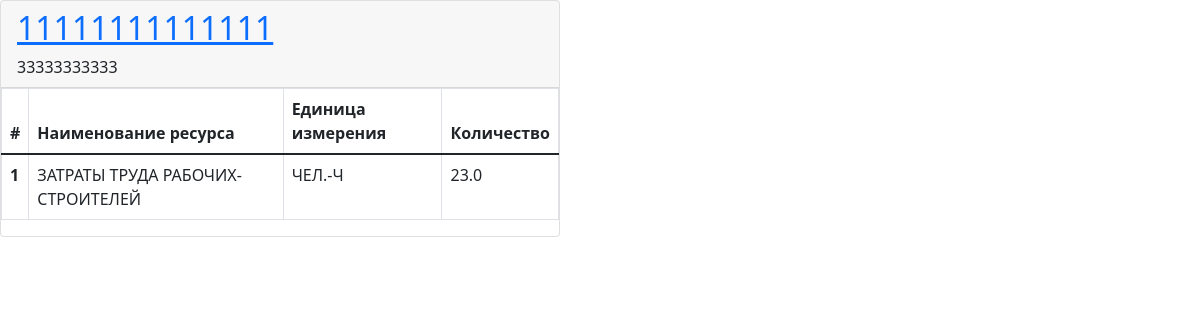
The app's page /11111111111111 with its own data.
### APIBase/models.py (models this page shows, shortened)
class Standard(models.Model):
    searchCode = models.CharField(max_length=20, unique=True, verbose_name='Шифр поисковый (уникальный)')
    originalCipherFromDocument = models.CharField(max_length=128, verbose_name='Оригинальный шифр с документа')
    name = models.CharField(max_length=255, verbose_name='Наименование')
    unit = models.CharField(max_length=64, verbose_name='Единица измерения')
    def get_absolute_url(self):
        return reverse('get_standard', kwargs={'searchCode': self.searchCode})

class ResourceRequirement(models.Model):
    standard = models.ForeignKey('Standard', null=True, blank=True, on_delete=models.CASCADE, related_name='must')
    expenditure = models.ForeignKey('Resources', null=True, blank=True, on_delete=models.CASCADE)
    consumptionRate = models.FloatField(verbose_name='Норма расхода ')
    def __str__(self):
        return f"{self.expenditure}"

class Resources(models.Model):
    code = models.IntegerField(verbose_name='Код')
    resourceName = models.CharField(max_length=255, verbose_name='Наименование ресурса (полное)')
    unit = models.ForeignKey('Unit', null=True, blank=True, on_delete=models.CASCADE, verbose_name='Единица измерения')
    def __str__(self):
        return f"{self.resourceName}"

class Unit(models.Model):
    name = models.CharField(max_length=255, verbose_name='Единица измерения')
    denominator = models.IntegerField(verbose_name='Делитель')
    def __str__(self):
        return f"{self.name}"

### APIBase/views.py (the view)
# urls.py: path('<str:searchCode>', get_standard, name='get_standard'),
def get_standard(response, searchCode):
    res = Standard.objects.filter(searchCode=searchCode)
    return render(response, 'APIBase/full_item.html', {'res': res})

### templates/APIBase/full_item.html (shortened to what this page needs)
<!DOCTYPE html>
<html lang="en">
<head>
    <link href="https://cdn.jsdelivr.net/npm/bootstrap@5.1.3/dist/css/bootstrap.min.css" rel="stylesheet"
>
</head>
<body>
<div class="col-md-9">
    <div class="card" style="width: 35rem;">
        {% for d in res %}
            <div class="card-header">
                <h2><a href="{{ d.get_absolute_url }}">{{ d.searchCode }}</a></h2> {{ d.name }}
            </div>
            <table class="table table-bordered">
                <thead>
                <tr>
                    <th scope="col">#</th>
                    <th scope="col">Наименование ресурса</th>
                    <th scope="col">Единица измерения</th>
                    <th scope="col">Количество</th>
                </tr>
                </thead>
                <tbody>
                {% for r in d.must.all %}
                    <tr>
                        <th scope="row">{{ forloop.counter }}</th>
                        <td>{{ r }}</td>
                        <td>{{ r.expenditure.unit }}</td>
                        <td>{{ r.consumptionRate }}</td>
                    </tr>
                {% endfor %}
                </tbody>
            </table>
        {% endfor %}
    </div>
</div>
</body>
</html>

### records on screen
Standard: searchCode "11111111111111", name "33333333333"
ResourceRequirement: expenditure.resourceName "ЗАТРАТЫ ТРУДА РАБОЧИХ-СТРОИТЕЛЕЙ", expenditure.unit "ЧЕЛ.-Ч", consumptionRate "23.0"
